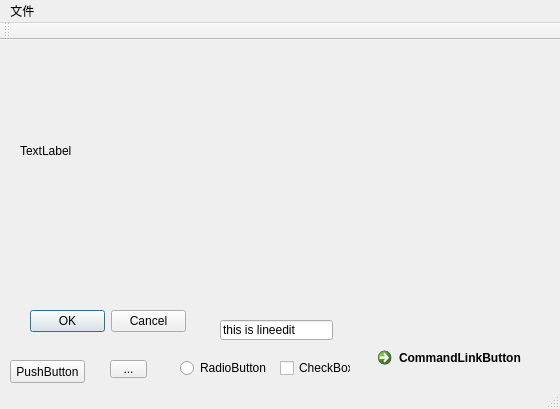
<?xml version="1.0" encoding="UTF-8"?>
<ui version="4.0">
 <class>myqt2Class</class>
 <widget class="QMainWindow" name="myqt2Class">
  <property name="geometry">
   <rect>
    <x>0</x>
    <y>0</y>
    <width>560</width>
    <height>409</height>
   </rect>
  </property>
  <property name="windowTitle">
   <string>myqt2</string>
  </property>
  <widget class="QWidget" name="centralWidget">
   <widget class="QPushButton" name="pushButton">
    <property name="geometry">
     <rect>
      <x>10</x>
      <y>320</y>
      <width>75</width>
      <height>23</height>
     </rect>
    </property>
    <property name="text">
     <string>PushButton</string>
    </property>
   </widget>
   <widget class="QRadioButton" name="radioButton">
    <property name="geometry">
     <rect>
      <x>180</x>
      <y>320</y>
      <width>89</width>
      <height>16</height>
     </rect>
    </property>
    <property name="text">
     <string>RadioButton</string>
    </property>
   </widget>
   <widget class="QCheckBox" name="checkBox">
    <property name="geometry">
     <rect>
      <x>280</x>
      <y>320</y>
      <width>71</width>
      <height>16</height>
     </rect>
    </property>
    <property name="text">
     <string>CheckBox</string>
    </property>
   </widget>
   <widget class="QCommandLinkButton" name="commandLinkButton">
    <property name="geometry">
     <rect>
      <x>370</x>
      <y>300</y>
      <width>185</width>
      <height>41</height>
     </rect>
    </property>
    <property name="text">
     <string>CommandLinkButton</string>
    </property>
   </widget>
   <widget class="QDialogButtonBox" name="buttonBox">
    <property name="geometry">
     <rect>
      <x>30</x>
      <y>270</y>
      <width>156</width>
      <height>23</height>
     </rect>
    </property>
    <property name="standardButtons">
     <set>QDialogButtonBox::Cancel|QDialogButtonBox::Ok</set>
    </property>
   </widget>
   <widget class="QLineEdit" name="lineEdit">
    <property name="geometry">
     <rect>
      <x>220</x>
      <y>280</y>
      <width>113</width>
      <height>20</height>
     </rect>
    </property>
    <property name="text">
     <string>this is lineedit</string>
    </property>
    <property name="maxLength">
     <number>32766</number>
    </property>
    <property name="readOnly">
     <bool>false</bool>
    </property>
   </widget>
   <widget class="QToolButton" name="toolButton">
    <property name="geometry">
     <rect>
      <x>110</x>
      <y>320</y>
      <width>37</width>
      <height>18</height>
     </rect>
    </property>
    <property name="text">
     <string>...</string>
    </property>
   </widget>
   <widget class="QLabel" name="label">
    <property name="geometry">
     <rect>
      <x>20</x>
      <y>10</y>
      <width>231</width>
      <height>201</height>
     </rect>
    </property>
    <property name="text">
     <string>TextLabel</string>
    </property>
   </widget>
  </widget>
  <widget class="QMenuBar" name="menuBar">
   <property name="geometry">
    <rect>
     <x>0</x>
     <y>0</y>
     <width>560</width>
     <height>23</height>
    </rect>
   </property>
   <widget class="QMenu" name="menuTest">
    <property name="title">
     <string>文件 </string>
    </property>
    <addaction name="action"/>
    <addaction name="action_2"/>
    <addaction name="action_3"/>
   </widget>
   <addaction name="menuTest"/>
  </widget>
  <widget class="QToolBar" name="mainToolBar">
   <attribute name="toolBarArea">
    <enum>TopToolBarArea</enum>
   </attribute>
   <attribute name="toolBarBreak">
    <bool>false</bool>
   </attribute>
  </widget>
  <widget class="QStatusBar" name="statusBar"/>
  <action name="action">
   <property name="text">
    <string>保存</string>
   </property>
  </action>
  <action name="action_2">
   <property name="text">
    <string>另存为</string>
   </property>
  </action>
  <action name="action_3">
   <property name="text">
    <string>删除</string>
   </property>
  </action>
 </widget>
 <layoutdefault spacing="6" margin="11"/>
 <resources>
  <include location="myqt2.qrc"/>
 </resources>
 <connections/>
</ui>
